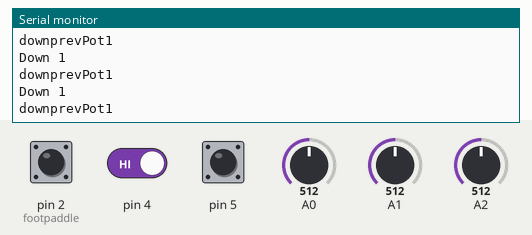
Simulated run of this sketch. Board: Arduino Leonardo, built with avr-gcc and run on an emulated ATmega32U4. Shown: the last lines printed to the serial monitor. The inputs (shaded band) are chosen by the test bench; at power-on: A2 = 512, pin 4 HIGH, pin 2 (footpaddle) HIGH, pin 5 HIGH, A0 = 512, A1 = 512. USB keyboard and mouse output is not drawn.

Above: at 1.2 s.
1.3 s: A2 set to 0
At 1.6 s:
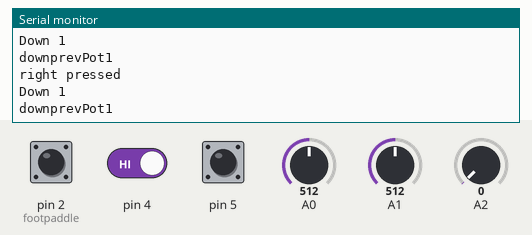
2.8 s: pin 4 driven LOW
At 3.11 s:
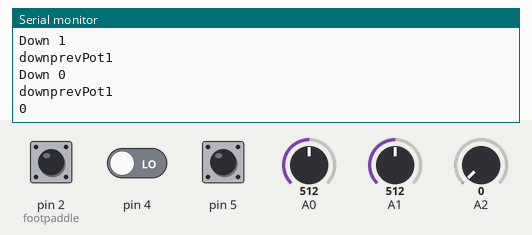

The sketch:

musiccontrol.ino
```cpp
#include "Keyboard.h"
int footpaddle = 2;
int buttonState = 0;
int prevState = LOW;
int leftprevPot = 0;
int rightprevPot = 0;
int upprevPot = 0;
int downprevPot = 0;
int randomprevPot = 0;

void setup() {
  //Serial.begin(9600); // initialize serial communications
  pinMode(footpaddle, INPUT);
  pinMode(4, INPUT);
  pinMode(5, INPUT);
  Keyboard.begin(); //initial control over the keyboard
}

void loop() {
  //key press '2' (paddle) works
  buttonState = digitalRead(footpaddle);
  //Serial.println(buttonState);
  if (buttonState == 0 && prevState == 1) {
    //Serial.println("pressed");
    Keyboard.press('2');
  } else {
    Keyboard.releaseAll();
  }
  prevState = buttonState;
  delay(1);

  //key press '4' works
  int leftPot = analogRead(A1) / 4;  // read the input pin
  //  Serial.print("left");
  //  Serial.println(leftPot);
  //  Serial.print("leftprevPot");
  //  Serial.println(leftprevPot);
  if (leftPot < 20 && leftprevPot > 20) {
    Keyboard.press('4');
    //Serial.println(leftPot);
  } else {
    Keyboard.releaseAll();
  }
  leftprevPot = leftPot;
  delay(50);

  //key press '3'
  int rightPot = analogRead(A2) / 4;
  //Serial.print("right");
  //Serial.println(rightPot);
  //Serial.print("rightprevPot");
  //Serial.println(rightprevPot);
  if (rightPot == 0 && rightprevPot > 0) {
    Keyboard.press('3');
    Serial.println("right pressed");
  } else {
    Keyboard.releaseAll();
  }
  rightprevPot = rightPot;
  delay(50);       // slight delay to stabilize the ADC

  //key press '5' works
  //int upPot = analogRead(A2) / 4; // remap the pot value to fit in 1 byte
  int upPot = digitalRead(5);
  //Serial.print("Up" );
  //Serial.println(upPot);
  //Serial.print("upprevPot");
  //Serial.println(upprevPot);
  if (upPot ==0 && upprevPot > 0) {
    Keyboard.press('5');
  } else {
    Keyboard.releaseAll();
  }
  upprevPot = upPot;
  delay(50);

  //key press '1' works
  int downPot = digitalRead(4);
  Serial.print("Down ");
  Serial.println(downPot);
  Serial.print("downprevPot");
  Serial.println(downprevPot);
  if (downPot == 0 && downprevPot > 0) {
    Keyboard.press('1');
    Serial.println(downPot);
  } else {
    Keyboard.releaseAll();
  }
  downprevPot = downPot;
  delay(50);

  //key press '6' works
  int randomPot = analogRead(A0) / 4;
  //Serial.print("Random ");
  //Serial.println(randomPot);
  if (randomPot == 0 && randomprevPot > 0) {
    Keyboard.press('6');
    //Serial.println(randomPot);
  } else {
    Keyboard.releaseAll();
  }
  randomprevPot = randomPot;
  delay(50);
}
```

Measured:
- after the input at 1.3 s, the serial monitor: prints a new line at once (image 1)
- after the input at 2.8 s, the serial monitor: prints a new line after 0.13 s (image 2)
